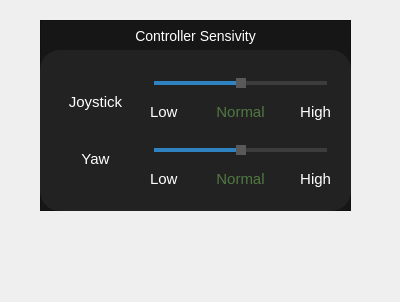
<?xml version="1.0" encoding="UTF-8"?>
<ui version="4.0">
 <class>Form</class>
 <widget class="QWidget" name="Form">
  <property name="geometry">
   <rect>
    <x>0</x>
    <y>0</y>
    <width>400</width>
    <height>302</height>
   </rect>
  </property>
  <property name="windowTitle">
   <string>Form</string>
  </property>
  <property name="styleSheet">
   <string notr="true"/>
  </property>
  <widget class="QWidget" name="cpanel_control_sens_widget" native="true">
   <property name="geometry">
    <rect>
     <x>40</x>
     <y>20</y>
     <width>311</width>
     <height>191</height>
    </rect>
   </property>
   <widget class="QFrame" name="cpanel_control_sens">
    <property name="geometry">
     <rect>
      <x>0</x>
      <y>0</y>
      <width>311</width>
      <height>191</height>
     </rect>
    </property>
    <property name="styleSheet">
     <string notr="true">QFrame#cpanel_control_sens{
background-color:	rgba(22,22,22,255);
}</string>
    </property>
    <property name="frameShape">
     <enum>QFrame::StyledPanel</enum>
    </property>
    <property name="frameShadow">
     <enum>QFrame::Raised</enum>
    </property>
    <widget class="QLabel" name="cpanel_label_control_sens">
     <property name="geometry">
      <rect>
       <x>80</x>
       <y>0</y>
       <width>151</width>
       <height>31</height>
      </rect>
     </property>
     <property name="styleSheet">
      <string notr="true">color:White;
font-size: 14px;</string>
     </property>
     <property name="text">
      <string>Controller Sensivity</string>
     </property>
     <property name="alignment">
      <set>Qt::AlignCenter</set>
     </property>
    </widget>
    <widget class="QFrame" name="cpanel_frame_control_sens">
     <property name="geometry">
      <rect>
       <x>0</x>
       <y>30</y>
       <width>311</width>
       <height>161</height>
      </rect>
     </property>
     <property name="styleSheet">
      <string notr="true">QFrame#cpanel_frame_control_sens {
background-color: rgba(34,34,34,255);
border-radius: 20px;
}
QLabel{
color: White;
font-size: 15px;
}
QSlider {
margin: 4px;
}
QSlider::groove:horizontal {
border-radius: 2px;
height: 4px;
margin: 0px;
}
QSlider::handle:horizontal {
border: none;
height: 30px;
width:10px;
margin: -3px;
border-radius: 0px;
background-color: rgba(89,89,89,255);
}
QSlider::handle:horizontal:hover {
background-color: rgba(85,85,85,255);
}
QSlider::handle:horizontal:pressed {
background-color: rgba(80,80,80,255);
}
QSlider::add-page:horizontal {
background: rgba(60,60,60,255);
}
QSlider::sub-page:horizontal {
background: rgba(48,131,193,255);
}</string>
     </property>
     <property name="frameShape">
      <enum>QFrame::StyledPanel</enum>
     </property>
     <property name="frameShadow">
      <enum>QFrame::Raised</enum>
     </property>
     <widget class="QWidget" name="verticalLayoutWidget">
      <property name="geometry">
       <rect>
        <x>10</x>
        <y>10</y>
        <width>91</width>
        <height>141</height>
       </rect>
      </property>
      <layout class="QVBoxLayout" name="verticalLayout">
       <item>
        <widget class="QLabel" name="cpanel_label_joystick">
         <property name="sizePolicy">
          <sizepolicy hsizetype="Ignored" vsizetype="Fixed">
           <horstretch>0</horstretch>
           <verstretch>0</verstretch>
          </sizepolicy>
         </property>
         <property name="styleSheet">
          <string notr="true"/>
         </property>
         <property name="text">
          <string>Joystick</string>
         </property>
         <property name="alignment">
          <set>Qt::AlignHCenter|Qt::AlignTop</set>
         </property>
        </widget>
       </item>
       <item>
        <widget class="QLabel" name="cpanel_label_yaw">
         <property name="sizePolicy">
          <sizepolicy hsizetype="Ignored" vsizetype="Fixed">
           <horstretch>0</horstretch>
           <verstretch>0</verstretch>
          </sizepolicy>
         </property>
         <property name="styleSheet">
          <string notr="true"/>
         </property>
         <property name="text">
          <string>Yaw</string>
         </property>
         <property name="alignment">
          <set>Qt::AlignCenter</set>
         </property>
        </widget>
       </item>
      </layout>
     </widget>
     <widget class="QWidget" name="gridLayoutWidget">
      <property name="geometry">
       <rect>
        <x>110</x>
        <y>10</y>
        <width>181</width>
        <height>137</height>
       </rect>
      </property>
      <layout class="QGridLayout" name="gridLayout">
       <property name="sizeConstraint">
        <enum>QLayout::SetDefaultConstraint</enum>
       </property>
       <item row="0" column="0">
        <layout class="QVBoxLayout" name="verticalLayout_2">
         <item>
          <widget class="QSlider" name="cpanel_slider_joystick">
           <property name="styleSheet">
            <string notr="true"/>
           </property>
           <property name="maximum">
            <number>2</number>
           </property>
           <property name="value">
            <number>1</number>
           </property>
           <property name="orientation">
            <enum>Qt::Horizontal</enum>
           </property>
           <property name="tickPosition">
            <enum>QSlider::TicksBelow</enum>
           </property>
           <property name="tickInterval">
            <number>1</number>
           </property>
          </widget>
         </item>
         <item>
          <layout class="QHBoxLayout" name="horizontalLayout_2">
           <item>
            <widget class="QLabel" name="cpanel_label_joystick_low">
             <property name="sizePolicy">
              <sizepolicy hsizetype="Ignored" vsizetype="Fixed">
               <horstretch>0</horstretch>
               <verstretch>0</verstretch>
              </sizepolicy>
             </property>
             <property name="styleSheet">
              <string notr="true"/>
             </property>
             <property name="text">
              <string>Low</string>
             </property>
             <property name="alignment">
              <set>Qt::AlignLeading|Qt::AlignLeft|Qt::AlignVCenter</set>
             </property>
            </widget>
           </item>
           <item>
            <widget class="QLabel" name="cpanel_label_joystick_normal">
             <property name="sizePolicy">
              <sizepolicy hsizetype="Ignored" vsizetype="Fixed">
               <horstretch>0</horstretch>
               <verstretch>0</verstretch>
              </sizepolicy>
             </property>
             <property name="styleSheet">
              <string notr="true">color: rgba(80,120,65,255);</string>
             </property>
             <property name="text">
              <string>Normal</string>
             </property>
             <property name="alignment">
              <set>Qt::AlignCenter</set>
             </property>
            </widget>
           </item>
           <item>
            <widget class="QLabel" name="cpanel_label_joystick_high">
             <property name="sizePolicy">
              <sizepolicy hsizetype="Ignored" vsizetype="Fixed">
               <horstretch>0</horstretch>
               <verstretch>0</verstretch>
              </sizepolicy>
             </property>
             <property name="styleSheet">
              <string notr="true"/>
             </property>
             <property name="text">
              <string>High</string>
             </property>
             <property name="alignment">
              <set>Qt::AlignRight|Qt::AlignTrailing|Qt::AlignVCenter</set>
             </property>
            </widget>
           </item>
          </layout>
         </item>
        </layout>
       </item>
       <item row="1" column="0">
        <layout class="QVBoxLayout" name="verticalLayout_4">
         <item>
          <widget class="QSlider" name="cpanel_slider_yaw">
           <property name="sizePolicy">
            <sizepolicy hsizetype="Expanding" vsizetype="Fixed">
             <horstretch>0</horstretch>
             <verstretch>0</verstretch>
            </sizepolicy>
           </property>
           <property name="styleSheet">
            <string notr="true"/>
           </property>
           <property name="maximum">
            <number>2</number>
           </property>
           <property name="value">
            <number>1</number>
           </property>
           <property name="orientation">
            <enum>Qt::Horizontal</enum>
           </property>
           <property name="tickPosition">
            <enum>QSlider::TicksBelow</enum>
           </property>
           <property name="tickInterval">
            <number>1</number>
           </property>
          </widget>
         </item>
         <item>
          <layout class="QHBoxLayout" name="horizontalLayout">
           <item>
            <widget class="QLabel" name="cpanel_label_yaw_low">
             <property name="sizePolicy">
              <sizepolicy hsizetype="Ignored" vsizetype="Fixed">
               <horstretch>0</horstretch>
               <verstretch>0</verstretch>
              </sizepolicy>
             </property>
             <property name="styleSheet">
              <string notr="true"/>
             </property>
             <property name="text">
              <string>Low</string>
             </property>
             <property name="alignment">
              <set>Qt::AlignLeading|Qt::AlignLeft|Qt::AlignVCenter</set>
             </property>
            </widget>
           </item>
           <item>
            <widget class="QLabel" name="cpanel_label_yaw_normal">
             <property name="sizePolicy">
              <sizepolicy hsizetype="Ignored" vsizetype="Fixed">
               <horstretch>0</horstretch>
               <verstretch>0</verstretch>
              </sizepolicy>
             </property>
             <property name="styleSheet">
              <string notr="true">color: rgba(80,120,65,255);</string>
             </property>
             <property name="text">
              <string>Normal</string>
             </property>
             <property name="alignment">
              <set>Qt::AlignCenter</set>
             </property>
            </widget>
           </item>
           <item>
            <widget class="QLabel" name="cpanel_label_yaw_high">
             <property name="sizePolicy">
              <sizepolicy hsizetype="Ignored" vsizetype="Fixed">
               <horstretch>0</horstretch>
               <verstretch>0</verstretch>
              </sizepolicy>
             </property>
             <property name="styleSheet">
              <string notr="true"/>
             </property>
             <property name="text">
              <string>High</string>
             </property>
             <property name="alignment">
              <set>Qt::AlignRight|Qt::AlignTrailing|Qt::AlignVCenter</set>
             </property>
            </widget>
           </item>
          </layout>
         </item>
        </layout>
       </item>
      </layout>
     </widget>
    </widget>
   </widget>
  </widget>
 </widget>
 <resources/>
 <connections/>
</ui>
